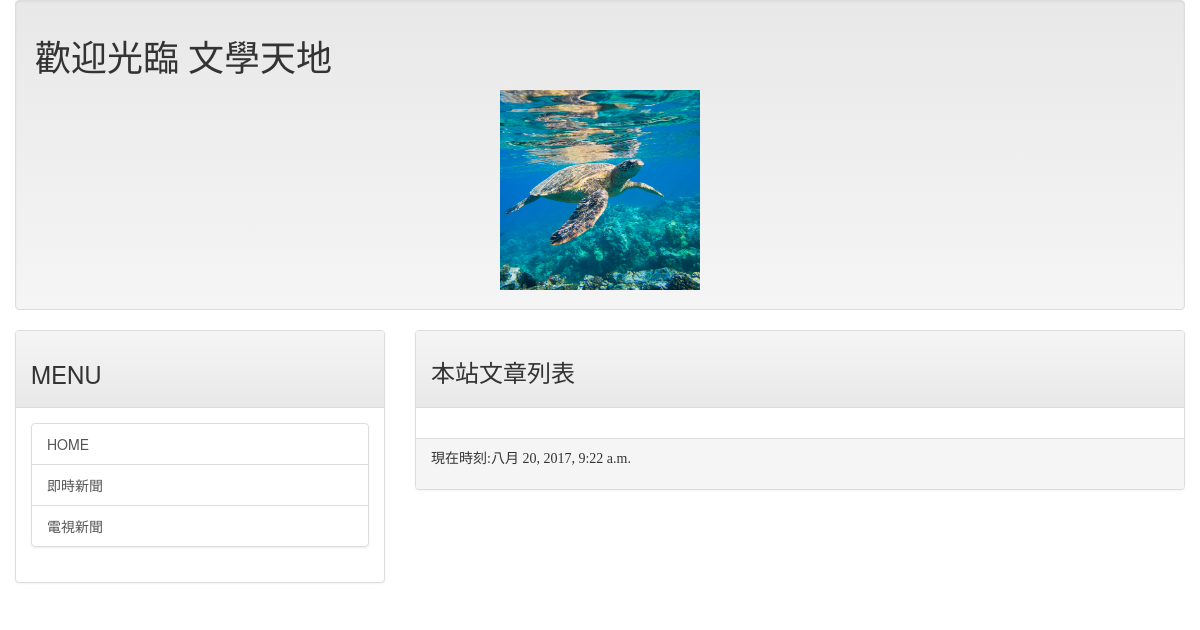
The app's page /, older data.
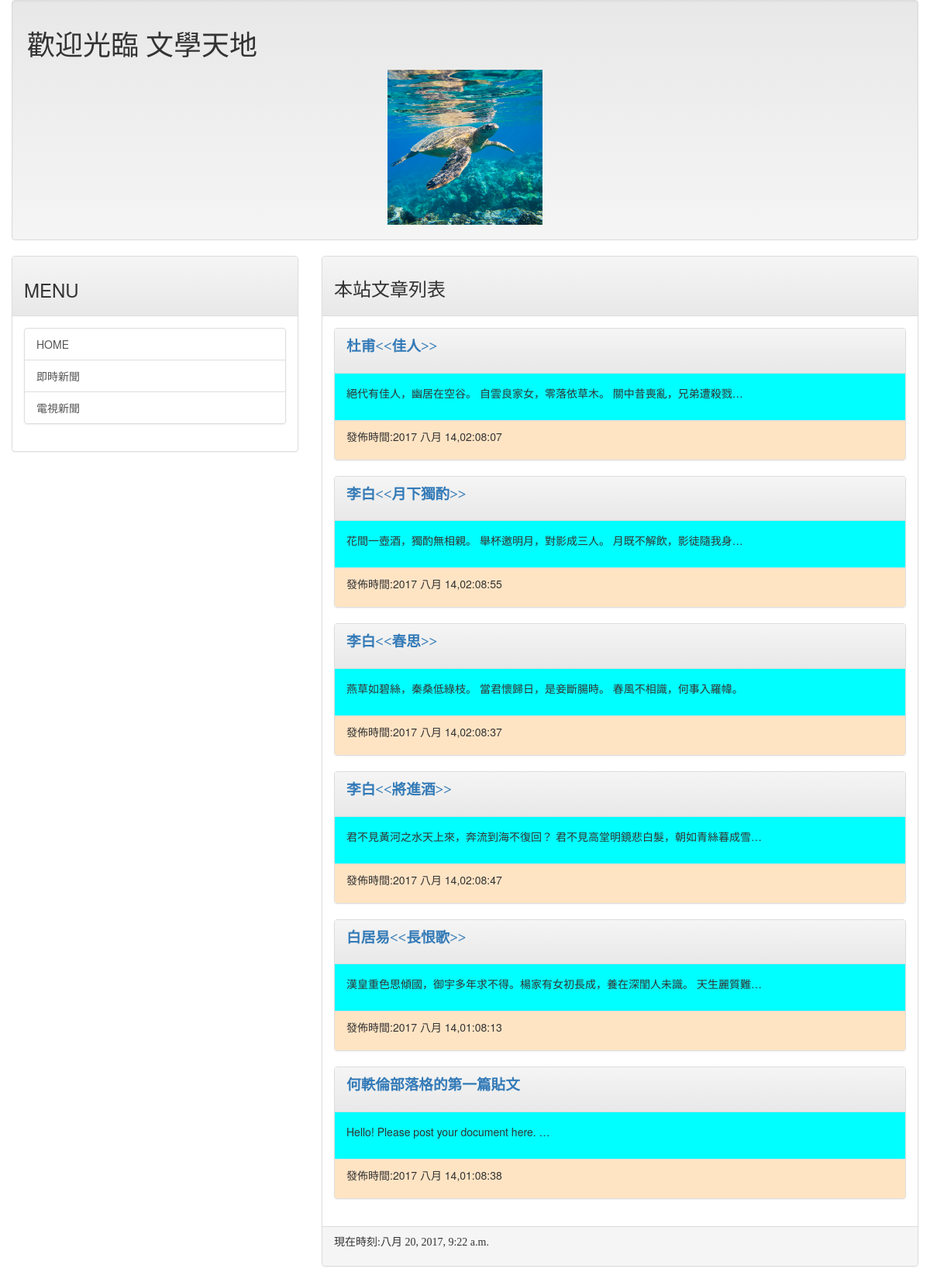
The same page, newer data.
### mainsite/models.py (models this page shows, shortened)
class Post(models.Model):
    title = models.CharField(max_length=200)
    slug = models.CharField(max_length=200)
    body = models.TextField(default="Hello! Please post your document here.")
    pub_date = models.DateTimeField(default=timezone.now)
    class Meta:
        ordering = ('-pub_date',)

### mainsite/views.py (the view)
# urls.py: url(r'^$',homepage),
def homepage(request):
    template = get_template('index.html')
    posts = Post.objects.all()
    now = datetime.now()
    html = template.render(locals())
    return HttpResponse(html)

### templates/index.html (shortened to what this page needs)
{% extends 'base.html' %}
{% block headmessage %}
<h3 style="font-family:標楷體;">本站文章列表</h3>
{% endblock %}
{% block content %}
{% for post in posts %}
        <div class='panel panel-default'>
                <div class='panel-heading'>
                        <p style="font-family:微軟正黑體;font-size:14pt;font-weight:bold;">
                        <a href="/post/{{post.slug}}">{{post.title}}</a>
                        </p>
                </div>
                <div class='panel-body' style='background-color:aqua'>
                        <p> {{post.body | truncatechars:40}}</p>
                </div>
                <div class='panel-footer' style='background-color:bisque'>
                        <p>發佈時間:{{post.pub_date | date:"Y M d,h:m:s"}}</p>
                </div>
        </div>
{% endfor %}
{% endblock %}

### templates/base.html (shortened to what this page needs)
<!DOCTYPE html>
<html>
    <head>
<link rel="stylesheet" href="https://maxcdn.bootstrapcdn.com/bootstrap/3.3.7/css/bootstrap.min.css">
<link rel="stylesheet" href="https://maxcdn.bootstrapcdn.com/bootstrap/3.3.7/css/bootstrap-theme.min.css">
</head>
    <body>
    <div class='container-fluid'>
        {% include 'header.html' %}
        <div class='row'>
            <div class='col-sm-4 col-md-4'>
               <div class='panel panel-default'>
                    <div class='panel-heading'>
                        <h3>
                            MENU
                        </h3>
                    </div>
                    <div class='panel-body'>
                        <div class='list-group'>
                            <a href='/' class='list-group-item'>HOME</a>
                            <a href='http://tar.so/news' class='list-group-item'>即時新聞</a>
                            <a href='http://drho.tw/' class='list-group-item'>電視新聞</a>
                        </div>
                    </div>
                </div>
            </div>
                    <div class='col-sm-8 col-md-8'>
                        <div class='panel panel-default'>
                            <div class='panel-heading'>
                                {% block headmessage %}{% endblock %}
                            </div>
                            <div class='panel-body'>
                                  {% block content %}{% endblock %}
                            </div>
                            <div class='panel-footer'>
                                 {% include 'footer.html' %}
                        </div>
                    </div>
            </div>
        </div>
    </div>
      </body>
</html>

### templates/header.html (shortened to what this page needs)
{% load staticfiles %}
<div class='well'>
<h1 style="font-family:微軟正黑體;">歡迎光臨 文學天地</h1>
    <img src="{% static "images/green-sea-turtle-swimming-in-ocean-sea-PBM9KVK.jpg" %}" height="200" width="200">
</div>

### templates/footer.html
{% block footer %}
{% if now %}
<p style="font-family:微軟正黑體;">現在時刻:{{now}}</p>
{% else %}
<p style="font-family:微軟正黑體;">本文內容取自網路，如有侵權請來信通知下架.....</p>
{% endif %}
{% endblock %}

### templates/header.html (style rules this page uses)
img { display: block; margin: 0 auto; }

Row changes from the older to the newer data that the page shows:
added Post: title "杜甫<<佳人>>", body "絕代有佳人，幽居在空谷。 自雲良家女，零落依草木。 關中昔喪亂，兄弟遭殺戮…", pub_date "2017 八月 14,02:08:07"
added Post: title "李白<<月下獨酌>>", body "花間一壺酒，獨酌無相親。 舉杯邀明月，對影成三人。 月既不解飲，影徒隨我身…", pub_date "2017 八月 14,02:08:55"
added Post: title "李白<<春思>>", body "燕草如碧絲，秦桑低綠枝。 當君懷歸日，是妾斷腸時。 春風不相識，何事入羅幃。", pub_date "2017 八月 14,02:08:37"
added Post: title "李白<<將進酒>>", body "君不見黃河之水天上來，奔流到海不復回？ 君不見高堂明鏡悲白髮，朝如青絲暮成雪…", pub_date "2017 八月 14,02:08:47"
added Post: title "白居易<<長恨歌>>", body "漢皇重色思傾國，御宇多年求不得。楊家有女初長成，養在深閨人未識。 天生麗質難…", pub_date "2017 八月 14,01:08:13"
added Post: title "何軼倫部落格的第一篇貼文", body "Hello! Please post your document here. …", pub_date "2017 八月 14,01:08:38"
